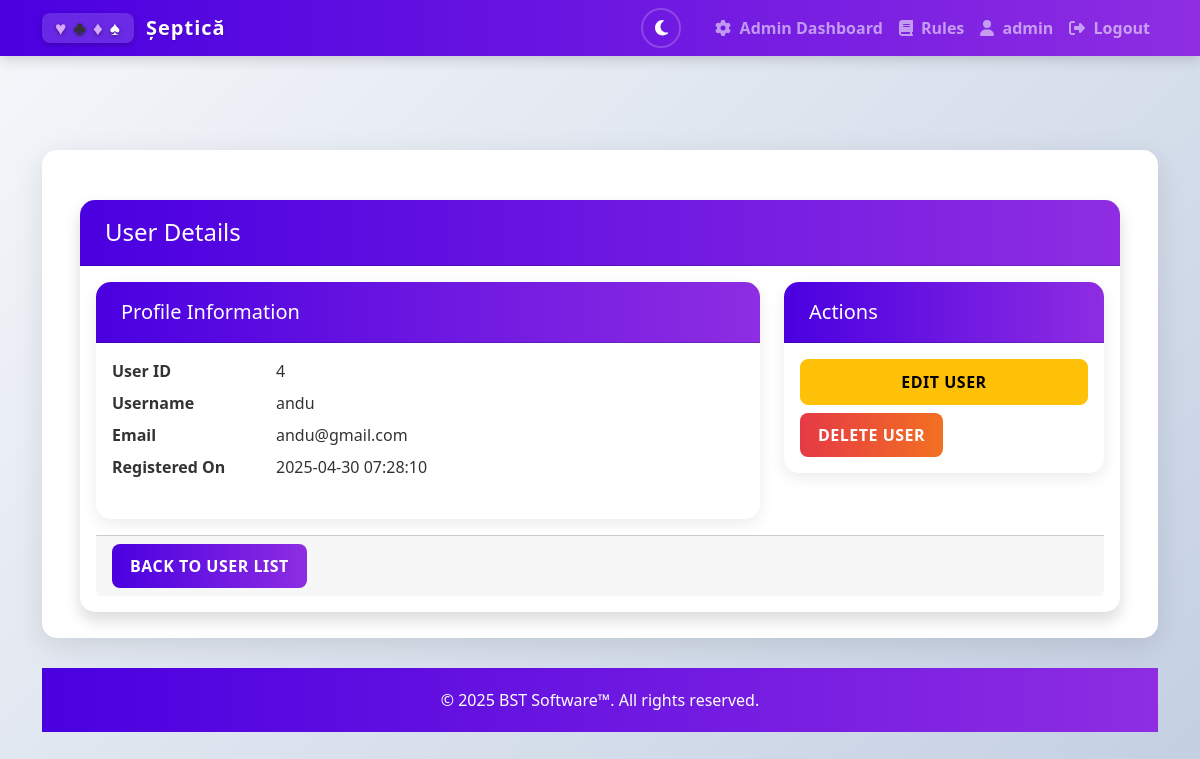
Page /admin/user/4 (signed in) on the committed database.
### app.py (models this page shows, shortened)
class User(db.Model, UserMixin):
    id = db.Column(db.Integer, primary_key=True)
    username = db.Column(db.String(80), unique=True, nullable=False)
    email = db.Column(db.String(120), unique=True, nullable=False)
    password = db.Column(db.String(200), nullable=False)
    created_at = db.Column(db.DateTime, default=datetime.utcnow)
    is_admin = db.Column(db.Boolean, default=False)
    lobby_players = db.relationship('LobbyPlayer', back_populates='user', cascade='all, delete-orphan')

### app.py (the view)
@application.route('/admin/user/<int:user_id>')
def admin_user_details(user_id):
    if not session.get('is_admin', False):
        flash('You do not have permission to access this page!', 'error')
        return redirect(url_for('lobbies'))
    try:
        user = User.query.get_or_404(user_id)
        if user.is_admin:
            flash('Cannot view admin user details!', 'error')
            return redirect(url_for('admin_users'))
        return render_template('admin_user_details.html', user=user)
    except Exception as e:
        logger.error(f"Error accessing user details: {e}")
        flash('An error occurred while retrieving user details.', 'error')
        return redirect(url_for('admin_users'))

### app.py (called while the page is built)
@login_manager.user_loader
def load_user(user_id):
    return User.query.get(int(user_id))

### templates/admin_user_details.html (shortened to what this page needs)
{% extends "base.html" %}
{% block content %}
<div class="container mt-4">
    <div class="card shadow">
        <div class="card-header bg-info text-white">
            <h4 class="mb-0">User Details</h4>
        </div>
        <div class="card-body">
            <div class="row">
                <div class="col-md-8">
                    <div class="card mb-3">
                        <div class="card-header bg-light">
                            <h5 class="mb-0">Profile Information</h5>
                        </div>
                        <div class="card-body">
                            <dl class="row">
                                <dt class="col-sm-3">User ID</dt>
                                <dd class="col-sm-9">{{ user.id }}</dd>
                                <dt class="col-sm-3">Username</dt>
                                <dd class="col-sm-9">{{ user.username }}</dd>
                                <dt class="col-sm-3">Email</dt>
                                <dd class="col-sm-9">{{ user.email }}</dd>
                                <dt class="col-sm-3">Registered On</dt>
                                <dd class="col-sm-9">{{ user.created_at.strftime('%Y-%m-%d %H:%M:%S') }}</dd>
                            </dl>
                        </div>
                    </div>
                </div>
                <div class="col-md-4">
                    <div class="card">
                        <div class="card-header bg-light">
                            <h5 class="mb-0">Actions</h5>
                        </div>
                        <div class="card-body">
                            <div class="d-grid gap-2">
                                <a href="{{ url_for('admin_edit_user', user_id=user.id) }}" class="btn btn-warning">
                                    Edit User
                                </a>
                                <div id="deleteSection">
                                    <button type="button" class="btn btn-danger" id="deleteBtn" onclick="showDeleteConfirm()">
                                        Delete User
                                    </button>
                                </div>
                        </div>
                    </div>
                </div>
            </div>
        </div>
        <div class="card-footer">
            <a href="{{ url_for('admin_users') }}" class="btn btn-primary">Back to User List</a>
        </div>
    </div>
</div>
{% endblock %}

### templates/base.html (shortened to what this page needs)
<!DOCTYPE html>
<html lang="en">
<head>
    <link rel="stylesheet" href="https://cdn.jsdelivr.net/npm/bootstrap@5.2.3/dist/css/bootstrap.min.css">
    <link rel="stylesheet" href="https://cdnjs.cloudflare.com/ajax/libs/font-awesome/6.4.0/css/all.min.css">
    <link rel="stylesheet" href="{{ url_for('static', filename='css/style.css') }}">
    <link rel="stylesheet" href="{{ url_for('static', filename='css/admin-dark.css') }}">
</head>
<body class="d-flex flex-column min-vh-100">
    <div class="animated-bg">
        <span></span>
        <span></span>
    </div>
    <nav class="navbar navbar-expand-lg navbar-dark fixed-top">
        <div class="container">            <a class="navbar-brand" href="{{ url_for('index') }}">
                <span class="card-suit-logo">
                    <span class="card-symbol heart-purple">♥</span>
                    <span class="card-symbol club-black">♣</span>
                    <span class="card-symbol diamond-purple">♦</span>
                    <span class="card-symbol spade-black">♠</span>
                </span>
                Șeptică
            </a>
            <div class="collapse navbar-collapse" id="navbarNav">
                <ul class="navbar-nav ms-auto">
                    <li class="nav-item me-3">
                        <button id="theme-toggle" class="btn btn-sm theme-toggle-btn" aria-label="Toggle dark mode">
                            <i class="fas fa-moon"></i>
                        </button>
                    </li>
                    {% if 'username' in session %}
                        {% if session.get('is_admin', False) %}
                        <li class="nav-item">
                            <a class="nav-link" href="{{ url_for('admin_dashboard') }}">
                                <i class="fas fa-cog me-1"></i> Admin Dashboard
                            </a>
                        </li>
                        {% endif %}
                        <li class="nav-item">
                            <a class="nav-link" href="{{ url_for('rules') }}">
                                <i class="fas fa-book me-1"></i> Rules
                            </a>
                        </li>
                        <li class="nav-item">
                            {% if session.get('is_guest', False) %}
                            <span class="nav-link disabled text-muted">
                                <i class="fas fa-user-ninja me-1"></i> {{ session['username'] }}
                                <small class="badge bg-secondary ms-1">Guest</small>
                            </span>
                            {% else %}
                            <a class="nav-link" href="{{ url_for('statistics') }}">
                                <i class="fas fa-user me-1"></i> {{ session['username'] }}
                            </a>
                            {% endif %}
                        </li>
                        <li class="nav-item">
                            <a class="nav-link" href="{{ url_for('logout') }}">
                                <i class="fas fa-sign-out-alt me-1"></i> Logout
                            </a>
                        </li>
                    {% endif %}
                </ul>
            </div>
        </div>
    </nav>
    <div class="container my-4 navbar-padding">
        <div class="page-container">
            {% block content %}{% endblock %}
        </div>
    </div>
    <footer class="footer mt-auto py-3">
        <div class="container text-center">
            <span>&copy; 2025 BST Software™. All rights reserved.</span>
        </div>
    </footer>
</body>
</html>

### static/css/style.css (style rules this page uses)
:root { --primary-color: #4a00e0; --primary-color-rgb: 74, 0, 224; --secondary-color: #8e2de2; --secondary-color-rgb: 142, 45, 226; --accent-color: #ff6b6b; --light-accent: #ffb347; --success-color: #02c39a; --danger-color: #e63946; --warning-color: #f9c74f; --light-bg: #f0f2f5; --card-color: #ffffff; --text-color: #333333; --text-light: #6c757d; --body-bg: linear-gradient(135deg, #f5f7fa 0%, #c3cfe2 100%); --navbar-bg: linear-gradient(90deg, var(--primary-color), var(--secondary-color)); --footer-bg: rgba(255, 255, 255, 0.9); --footer-text: #6c757d; --input-bg: #fff; --input-border: #ced4da; --hearts: #e74c3c; --diamonds: #e67e22; --clubs: #2c3e50; --spades: #34495e; --card-border: #ddd; --card-shadow: rgba(0, 0, 0, 0.1); }
html { background: var(--body-bg); }
body { background: var(--body-bg); font-family: 'Segoe UI', Tahoma, Geneva, Verdana, sans-serif; color: var(--text-color); transition: background 0.3s ease, color 0.3s ease; padding-top: 56px; }
.navbar { background: var(--navbar-bg) !important; box-shadow: 0 4px 12px rgba(0, 0, 0, 0.15); z-index: 1030; }
.navbar-padding { padding-top: 70px; }
.navbar-brand { font-weight: 700; letter-spacing: 1px; text-shadow: 1px 1px 2px rgba(0, 0, 0, 0.2); display: flex; align-items: center; }
.card-suit-logo { display: inline-flex; align-items: center; margin-right: 12px; background: rgba(255, 255, 255, 0.15); padding: 5px 10px; border-radius: 8px; box-shadow: 0 2px 5px rgba(0, 0, 0, 0.2); transition: all 0.3s ease; }
.card-suit-logo .card-symbol { font-size: 1.2rem; font-weight: bold; margin: 0 3px; animation: pulse 4s infinite; animation-delay: calc(var(--i) * 0.7s); line-height: 1; text-shadow: 0 1px 3px rgba(0, 0, 0, 0.3); filter: drop-shadow(0 1px 2px rgba(0, 0, 0, 0.2)); }
.card-suit-logo .heart-purple { color: #d6a9ff; --i: 0; }
.card-suit-logo .club-black { color: var(--text-color); --i: 2; }
.card-suit-logo .diamond-purple { color: #d6a9ff; --i: 3; }
.nav-link { font-weight: 600; transition: all 0.3s; }
.card { border: none; border-radius: 15px; overflow: hidden; transition: transform 0.3s, box-shadow 0.3s; background: var(--card-color); box-shadow: 0 5px 15px rgba(0, 0, 0, 0.08); }
.card-header { padding: 18px 25px; background: linear-gradient(90deg, var(--primary-color), var(--secondary-color)); color: white; font-weight: 600; }
.btn { border-radius: 8px; padding: 10px 18px; font-weight: 600; transition: all 0.3s; text-transform: uppercase; letter-spacing: 0.5px; }
.btn-primary { background: linear-gradient(90deg, var(--primary-color), var(--secondary-color)); border: none; }
.btn-danger { background: linear-gradient(90deg, var(--danger-color), #f27121); border: none; }
.footer { background: var(--navbar-bg) !important; color: white !important; padding: 20px 0 !important; font-weight: 500; transition: background 0.3s ease; }
.page-container { background-color: var(--card-color); border-radius: 15px; padding: 25px; box-shadow: 0 8px 30px var(--card-shadow); backdrop-filter: blur(10px); margin-bottom: 30px; transition: background-color 0.3s ease, box-shadow 0.3s ease; border: 1px solid transparent; }
.animated-bg { position: fixed; top: 0; left: 0; width: 100%; height: 100%; z-index: -1; overflow: hidden; }
.animated-bg span { position: absolute; display: block; width: 20px; height: 20px; background: linear-gradient(45deg, var(--primary-color), var(--secondary-color)); opacity: 0.1; border-radius: 50%; animation: float 25s linear infinite; }
.animated-bg span:nth-child(4) { top: 80%; left: 10%; width: 50px; height: 50px; animation-delay: 6s; animation-duration: 22s; }
.animated-bg span:nth-child(5) { top: 10%; left: 70%; width: 70px; height: 70px; animation-delay: 8s; animation-duration: 24s; }
.theme-toggle-btn { background-color: transparent; color: white; border: 2px solid rgba(255, 255, 255, 0.2); width: 40px; height: 40px; border-radius: 50%; display: flex; align-items: center; justify-content: center; font-size: 1.1rem; transition: all 0.3s ease; padding: 0; margin-right: 10px; }
.theme-toggle-btn .fa-moon { display: inline-block; color: white; }

### rows in the picture
User: username "admin"
User: id "4", username "andu", email "andu@gmail.com", created_at "2025-04-30 07:28:10"
